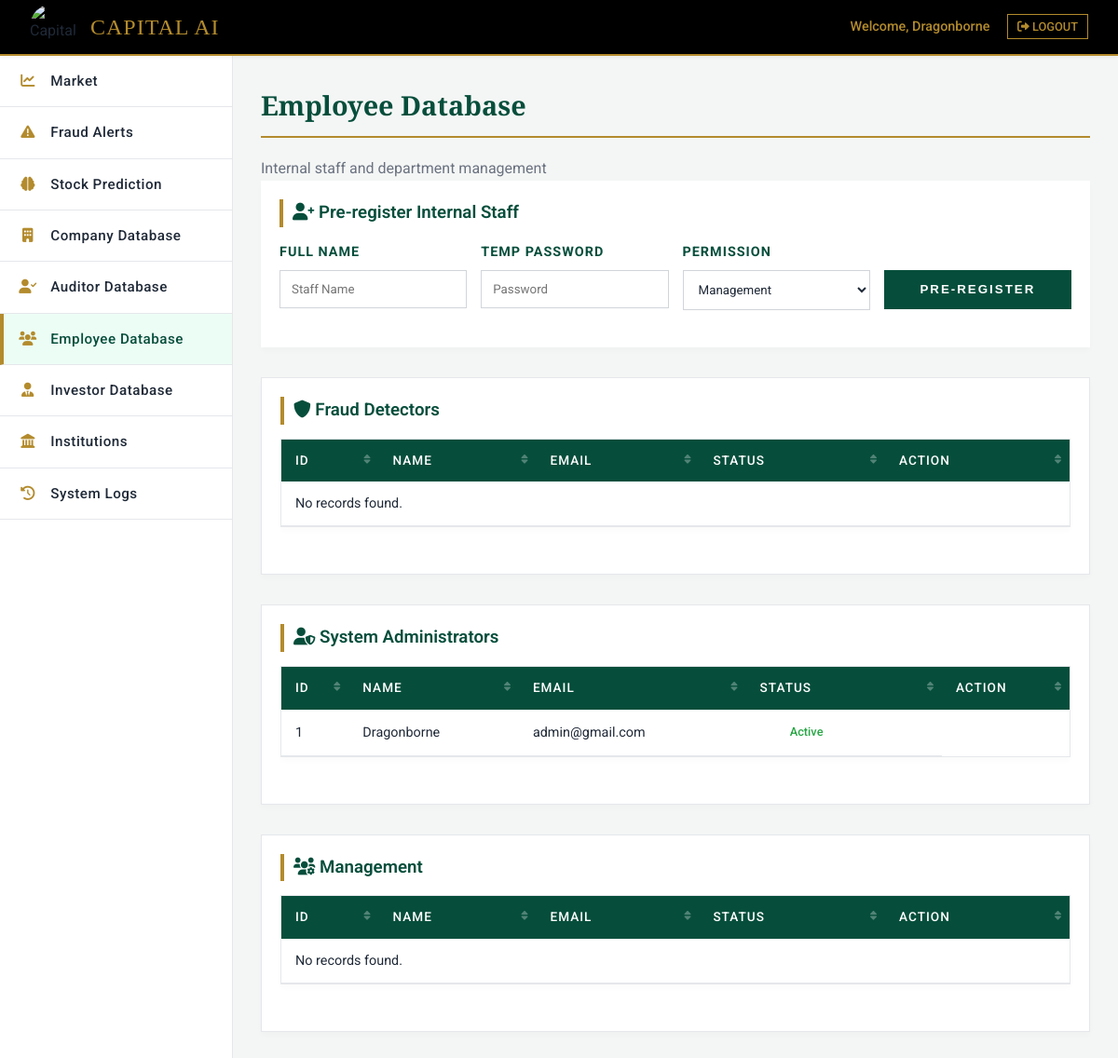
The page /Employee_Database.php (signed in) on the database its author committed.
### tables this page shows
CREATE TABLE User_T (
  User_ID INT(9) NOT NULL AUTO_INCREMENT,
  Name VARCHAR(100) NULL,
  Password VARCHAR(30) NOT NULL,
  Email_Address VARCHAR(80) UNIQUE NULL,
  Status VARCHAR(10) NOT NULL,
  Permission VARCHAR(30) NOT NULL,
  PRIMARY KEY (User_ID),
  CHECK (Status IN ('Frozen', 'Active', 'Inactive')),
  CHECK (Permission IN ('Management', 'Administrator', 'Investor', 'Company', 'Institution', 'Auditor', 'Fraud Detector'))
);

### auth_session.php (called while the page is built, shortened)
<?php
function hasRole($required_roles) {
    if (!is_array($required_roles)) {
        $required_roles = [$required_roles];
    }
    return in_array($_SESSION['Permission'], $required_roles);
}
?>

### Employee_Database.php (the view, shortened to what this page needs)
<?php
include 'auth_session.php';
include 'Database.php';
$sql_fraud = "SELECT User_ID, Name, Email_Address, Status, Permission FROM User_T WHERE Permission = 'Fraud Detector' ORDER BY User_ID";
$Fraud_Detectors = $conn->query($sql_fraud);
$sql_admin = "SELECT User_ID, Name, Email_Address, Status, Permission FROM User_T WHERE Permission = 'Administrator' ORDER BY User_ID";
$System_Administrators = $conn->query($sql_admin);
$sql_mgmt = "SELECT User_ID, Name, Email_Address, Status, Permission FROM User_T WHERE Permission = 'Management' ORDER BY User_ID";
$Management = $conn->query($sql_mgmt);
?>
<?php include 'includes/header.php'; ?>
<?php include 'includes/sidebar.php'; ?>
<div class="page-header">
    <h2>Employee Database</h2>
    <p style="color:var(--text-muted);">Internal staff and department management</p>
</div>
<?php if (hasRole('Administrator')): ?>
<div class="content-section" style="margin-bottom: 2rem; border: 1px dashed var(--primary-color);">
    <h3 class="section-title"><i class="fas fa-user-plus"></i> Pre-register Internal Staff</h3>
    <form action="" method="POST" style="display: grid; grid-template-columns: repeat(auto-fit, minmax(200px, 1fr)); gap: 15px;">
        <div class="input-group" style="margin-bottom:0;">
            <label>Full Name</label>
            <input type="text" name="name" required placeholder="Staff Name">
        </div>
        <div class="input-group" style="margin-bottom:0;">
            <label>Temp Password</label>
            <input type="text" name="password" required placeholder="Password">
        </div>
        <div class="input-group" style="margin-bottom:0;">
            <label>Permission</label>
            <select name="permission" required>
                <option value="Management">Management</option>
            </select>
        </div>
        <div class="input-group" style="margin-bottom:0;">
            <label>&nbsp;</label>
            <button type="submit" class="btn-primary" style="height: 42px; width: 100%;">Pre-register</button>
        </div>
    </form>
</div>
<?php endif; ?>
<div class="content-section" style="margin-bottom: 2rem;">
    <h3 class="section-title"><i class="fas fa-shield-alt"></i> Fraud Detectors</h3>
    <div class="data-table-scroll-wrapper">
        <table class="data-table">
            <thead>
                <tr>
                    <th>ID</th>
                    <th>Name</th>
                    <th>Email</th>
                    <th>Status</th>
                    <?php if (hasRole('Administrator')) echo "<th>Action</th>"; ?>
                </tr>
            </thead>
            <tbody>
                <?php
                if ($Fraud_Detectors && $Fraud_Detectors->num_rows > 0) {
                    while($row = $Fraud_Detectors->fetch_assoc()) {
                        $isFrozen = ($row['Status'] == 'Frozen');
                        $rowStyle = $isFrozen ? "style='opacity: 0.6; background: #f8f9fa;'" : "";
                        echo "<tr $rowStyle>";
                        echo "<td>" . htmlspecialchars($row['User_ID']) . "</td>";
                        echo "<td>" . htmlspecialchars($row['Name']) . "</td>";
                        echo "<td>" . htmlspecialchars($row['Email_Address']) . "</td>";
                        echo "<td>";
                        $statusBadge = $isFrozen ? "color: #dc3545; border-color: #dc3545;" : "color: #28a745; border-color: #28a745;";
                        echo "<span class='btn-action' style='background:transparent; padding: 2px 8px; font-size: 0.8rem; cursor: default; $statusBadge'>" . htmlspecialchars($row['Status']) . "</span>";
                        echo "</td>";
                        if (hasRole('Administrator') && $row['Permission'] !== 'Administrator') {
                            $newStatus = $isFrozen ? 'Active' : 'Frozen';
                            $btnLabel = $isFrozen ? 'Unfreeze' : 'Freeze';
                            $btnIcon = $isFrozen ? 'fa-unlock' : 'fa-snowflake';
                            $btnColor = $isFrozen ? '#28a745' : '#dc3545';
                            echo "<td style='display: flex; gap: 8px; align-items: center;'>";
                            echo "<form action='user_action.php' method='POST' style='margin:0;'>";
                            echo "<input type='hidden' name='user_id' value='{$row['User_ID']}'>";
                            echo "<input type='hidden' name='status' value='$newStatus'>";
                            echo "<input type='hidden' name='redirect' value='Employee_Database.php'>";
                            echo "<button type='submit' class='btn-action' style='background:$btnColor; color:white;'>$btnLabel</button>";
                            echo "</form>";
                            echo "</td>";
                        }
                        echo "</tr>";
                    }
                } else { echo "<tr><td colspan='5'>No records found.</td></tr>"; }
                ?>
            </tbody>
        </table>
    </div>
</div>
<div class="content-section" style="margin-bottom: 2rem;">
    <h3 class="section-title"><i class="fas fa-user-shield"></i> System Administrators</h3>
    <div class="data-table-scroll-wrapper">
        <table class="data-table">
            <thead>
                <tr>
                    <th>ID</th>
                    <th>Name</th>
                    <th>Email</th>
                    <th>Status</th>
                    <?php if (hasRole('Administrator')) echo "<th>Action</th>"; ?>
                </tr>
            </thead>
            <tbody>
                <?php
                if ($System_Administrators && $System_Administrators->num_rows > 0) {
                    while($row = $System_Administrators->fetch_assoc()) {
                        $isFrozen = ($row['Status'] == 'Frozen');
                        $rowStyle = $isFrozen ? "style='opacity: 0.6; background: #f8f9fa;'" : "";
                        echo "<tr $rowStyle>";
                        echo "<td>" . htmlspecialchars($row['User_ID']) . "</td>";
                        echo "<td>" . htmlspecialchars($row['Name']) . "</td>";
                        echo "<td>" . htmlspecialchars($row['Email_Address']) . "</td>";
                        echo "<td>";
                        $statusBadge = $isFrozen ? "color: #dc3545; border-color: #dc3545;" : "color: #28a745; border-color: #28a745;";
                        echo "<span class='btn-action' style='background:transparent; padding: 2px 8px; font-size: 0.8rem; cursor: default; $statusBadge'>" . htmlspecialchars($row['Status']) . "</span>";
                        echo "</td>";
                        echo "</tr>";
                    }
                } else { echo "<tr><td colspan='5'>No records found.</td></tr>"; }
                ?>
            </tbody>
        </table>
    </div>
</div>
<div class="content-section">
    <h3 class="section-title"><i class="fas fa-users-cog"></i> Management</h3>
    <div class="data-table-scroll-wrapper">
        <table class="data-table">
            <thead>
                <tr>
                    <th>ID</th>
                    <th>Name</th>
                    <th>Email</th>
                    <th>Status</th>
                    <?php if (hasRole('Administrator')) echo "<th>Action</th>"; ?>
                </tr>
            </thead>
            <tbody>
                <?php
                if ($Management && $Management->num_rows > 0) {
                    while($row = $Management->fetch_assoc()) {
                        $isFrozen = ($row['Status'] == 'Frozen');
                        $rowStyle = $isFrozen ? "style='opacity: 0.6; background: #f8f9fa;'" : "";
                        echo "<tr $rowStyle>";
                        echo "<td>" . htmlspecialchars($row['User_ID']) . "</td>";
                        echo "<td>" . htmlspecialchars($row['Name']) . "</td>";
                        echo "<td>" . htmlspecialchars($row['Email_Address']) . "</td>";
                        echo "<td>";
                        $statusBadge = $isFrozen ? "color: #dc3545; border-color: #dc3545;" : "color: #28a745; border-color: #28a745;";
                        echo "<span class='btn-action' style='background:transparent; padding: 2px 8px; font-size: 0.8rem; cursor: default; $statusBadge'>" . htmlspecialchars($row['Status']) . "</span>";
                        echo "</td>";
                        if (hasRole('Administrator') && $row['Permission'] !== 'Administrator') {
                            $newStatus = $isFrozen ? 'Active' : 'Frozen';
                            $btnLabel = $isFrozen ? 'Unfreeze' : 'Freeze';
                            $btnIcon = $isFrozen ? 'fa-unlock' : 'fa-snowflake';
                            $btnColor = $isFrozen ? '#28a745' : '#dc3545';
                            echo "<td style='display: flex; gap: 8px; align-items: center;'>";
                            echo "<form action='user_action.php' method='POST' style='margin:0;'>";
                            echo "<input type='hidden' name='user_id' value='{$row['User_ID']}'>";
                            echo "<input type='hidden' name='status' value='$newStatus'>";
                            echo "<input type='hidden' name='redirect' value='Employee_Database.php'>";
                            echo "<button type='submit' class='btn-action' style='background:$btnColor; color:white;'>$btnLabel</button>";
                            echo "</form>";
                            echo "</td>";
                        }
                        echo "</tr>";
                    }
                } else { echo "<tr><td colspan='5'>No records found.</td></tr>"; }
                ?>
            </tbody>
        </table>
    </div>
</div>
<?php include 'includes/footer.php'; ?>

### includes/header.php (shortened to what this page needs)
<!DOCTYPE html>
<html lang="en">
<head>
    <link rel="stylesheet" href="Styles.css">
    <link rel="stylesheet" href="https://cdnjs.cloudflare.com/ajax/libs/font-awesome/6.0.0/css/all.min.css" />
</head>
<body>
<div class="app-container">
    <header class="top-brand-header">
        <div class="logo-wrap">
            <img src="images/Skyrim_Logo.png" alt="Capital AI Logo" class="brand-logo">
            <div class="brand-text-wrap">
                <span class="brand-name">Capital AI</span>
            </div>
        </div>
        <div class="user-profile">
            <?php if(isset($_SESSION['Name'])): ?>
                <span class="user-greeting">Welcome, <?php echo htmlspecialchars($_SESSION['Name']); ?></span>
                <a href="logout.php" class="logout-btn"><i class="fas fa-sign-out-alt"></i> Logout</a>
            <?php endif; ?>
        </div>
    </header>
    <div class="main-layout">

### includes/sidebar.php
<?php
$current_page = basename($_SERVER['PHP_SELF']);
$role_for_nav = $_SESSION['Permission'] ?? null;
$menu_items_config = [
    'Audits.php' => [
        'label' => 'Audit Reports',
        'icon' => 'fas fa-file-contract',
        'permissions' => ['Auditor']
    ],
    'Stocks.php' => [
        'label' => 'Market',
        'icon' => 'fas fa-chart-line',
        'permissions' => ['Administrator', 'Management', 'Investor']
    ],
    'My_Stocks.php' => [
        'label' => ($role_for_nav === 'Management' ? 'Company Investments' : 'My Stocks'),
        'icon' => 'fas fa-wallet',
        'permissions' => ['Investor', 'Management']
    ],
    'Stock_Transactions_and_Trades.php' => [
        'label' => 'Transaction History',
        'icon' => 'fas fa-exchange-alt',
        'permissions' => ['Investor', 'Institution', 'Management']
    ],
    'Frauds.php' => [
        'label' => 'Fraud Alerts',
        'icon' => 'fas fa-exclamation-triangle',
        'permissions' => ['Fraud Detector', 'Administrator']
    ],
    'Predictions.php' => [
        'label' => 'Stock Prediction',
        'icon' => 'fas fa-brain',
        'permissions' => ['Administrator', 'Management']
    ],
    'Company_Database.php' => [
        'label' => 'Company Database',
        'icon' => 'fas fa-building',
        'permissions' => ['Administrator', 'Fraud Detector']
    ],
    'Auditor_Database.php' => [
        'label' => 'Auditor Database',
        'icon' => 'fas fa-user-check',
        'permissions' => ['Administrator']
    ],
    'Employee_Database.php' => [
        'label' => 'Employee Database',
        'icon' => 'fas fa-users',
        'permissions' => ['Administrator']
    ],
    'Investor_Database.php' => [
        'label' => 'Investor Database',
        'icon' => 'fas fa-user-tie',
        'permissions' => ['Administrator', 'Fraud Detector']
    ],
    'Institution_Database.php' => [
        'label' => 'Institutions',
        'icon' => 'fas fa-landmark',
        'permissions' => ['Administrator', 'Institution', 'Fraud Detector']
    ],
    'Logs.php' => [
        'label' => 'System Logs',
        'icon' => 'fas fa-history',
        'permissions' => ['Administrator', 'Fraud Detector']
    ],
    'My_Company.php' => [
        'label' => 'My Company',
        'icon' => 'fas fa-briefcase',
        'permissions' => ['Company']
    ],
    'My_Institution.php' => [
        'label' => 'My Institution',
        'icon' => 'fas fa-university',
        'permissions' => ['Institution']
    ]
];
?>
<aside class="sidebar">
    <nav class="nav-menu">
        <ul>
            <?php foreach ($menu_items_config as $url => $item): ?>
                <?php
                if ($item['permissions'] === null || hasRole($item['permissions'])):
                ?>
                <li>
                    <a href="<?php echo $url; ?>" class="<?php echo ($current_page == $url) ? 'active' : ''; ?>">
                        <i class="<?php echo $item['icon']; ?> nav-icon"></i>
                        <span class="nav-text"><?php echo $item['label']; ?></span>
                    </a>
                </li>
                <?php endif; ?>
            <?php endforeach; ?>
        </ul>
    </nav>
</aside>
<main class="content-area">

### includes/footer.php
</main>
    </div>
</div>
</body>
</html>

### rows shown on the page
user_t: User_ID "1", Name "Dragonborne", Email_Address "admin@gmail.com", Status "Active"

### other values the page prints
$_SESSION['Name'] "Dragonborne"
$item['label'] "Market"
$item['label'] "Fraud Alerts"
$item['label'] "Stock Prediction"
$item['label'] "Company Database"
$item['label'] "Auditor Database"
$item['label'] "Employee Database"
$item['label'] "Investor Database"
$item['label'] "Institutions"
$item['label'] "System Logs"
